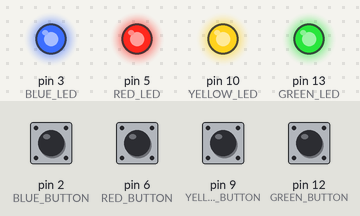
A sketch run on a simulated Arduino Uno, built with avr-gcc and run on an emulated ATmega328P. Shown: output pins drawn as LEDs (lit = HIGH). The test bench sets the inputs (shaded band); at power-on: pin 2 (BLUE_BUTTON), pin 6 (RED_BUTTON), pin 9 (YELLOW_BUTTON), pin 12 (GREEN_BUTTON) HIGH. What the sketch prints to the serial monitor is not drawn.

Above: at 1.2 s.
1.3 s: pin 2 (BLUE_BUTTON) pulled LOW for 0.15 s
At 1.37 s:
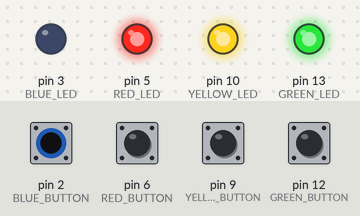
2.9 s: pin 6 (RED_BUTTON) pulled LOW for 0.15 s
At 2.97 s:
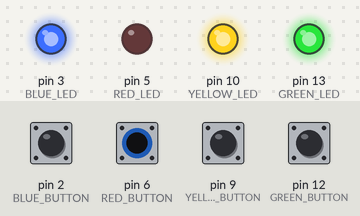
4.5 s: pin 9 (YELLOW_BUTTON) pulled LOW for 0.15 s
At 4.57 s:
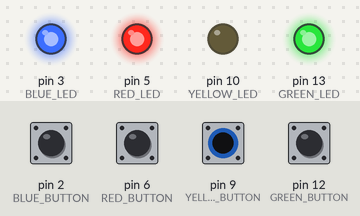
6.1 s: pin 12 (GREEN_BUTTON) pulled LOW for 0.15 s
At 6.18 s:
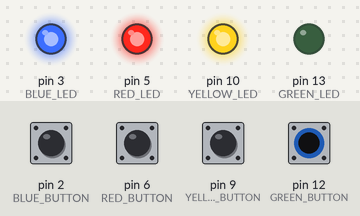
7.7 s: pin 2 (BLUE_BUTTON) pulled LOW for 1 s
At 9.7 s:
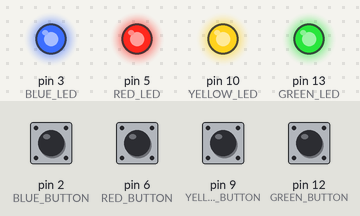
10.2 s: pin 6 (RED_BUTTON) pulled LOW for 1 s
At 10.9 s:
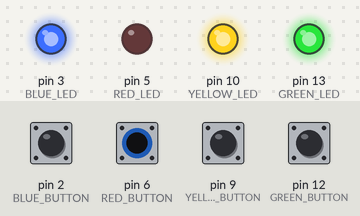
Timing chart, 0 to 13.2 s (numbered marks = the images above; inputs shaded):
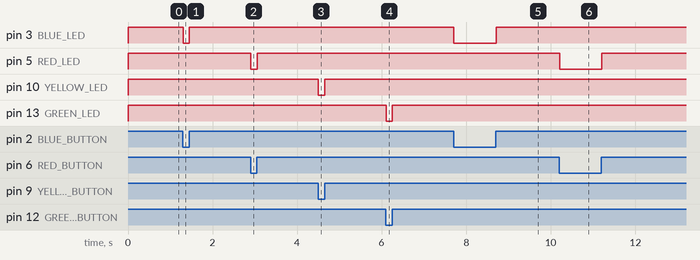

The sketch:

elt243_controller.ino
```cpp
#define RED_LED 5
#define GREEN_LED 13
#define BLUE_LED 3
#define YELLOW_LED 10
#define BLUE_BUTTON 2
#define RED_BUTTON 6
#define YELLOW_BUTTON 9
#define GREEN_BUTTON 12
#define PIEZO_PIN 4

void setup() {
  Serial.begin(19200);
  pinMode(RED_BUTTON, INPUT);
  pinMode(GREEN_BUTTON, INPUT);
  pinMode(BLUE_BUTTON, INPUT);
  pinMode(YELLOW_BUTTON, INPUT);
  pinMode(RED_LED, OUTPUT);
  pinMode(GREEN_LED, OUTPUT);
  pinMode(BLUE_LED, OUTPUT);
  pinMode(YELLOW_LED, OUTPUT);
  digitalWrite(RED_LED, HIGH);
  digitalWrite(GREEN_LED, HIGH);
  digitalWrite(BLUE_LED, HIGH);
  digitalWrite(YELLOW_LED, HIGH);
  digitalWrite(RED_BUTTON, HIGH);
  digitalWrite(GREEN_BUTTON, HIGH);
  digitalWrite(BLUE_BUTTON, HIGH);
  digitalWrite(YELLOW_BUTTON, HIGH);
}

void loop() {

  if(digitalRead(RED_BUTTON) == LOW)
  {
    digitalWrite(RED_LED, LOW);
    Serial.print("r");
  }
  else
    digitalWrite(RED_LED, HIGH);
  if(digitalRead(GREEN_BUTTON) == LOW)
  {
    digitalWrite(GREEN_LED, LOW);
    Serial.print("c");
  }
  else
    digitalWrite(GREEN_LED, HIGH);
  if(digitalRead(BLUE_BUTTON) == LOW)
  {
    digitalWrite(BLUE_LED, LOW);
    Serial.print("l");
  }
  else
    digitalWrite(BLUE_LED, HIGH);
  if(digitalRead(YELLOW_BUTTON) == LOW)
  {
    digitalWrite(YELLOW_LED, LOW);
    Serial.print("o");
  }
  else
    digitalWrite(YELLOW_LED, HIGH);

  delay(50);
}
```

Measured:
- after the input at 1.3 s, pin 3 (BLUE_LED): HIGH → LOW at once, → HIGH 0.15 s later
- after the input at 2.9 s, pin 5 (RED_LED): HIGH → LOW at once, → HIGH 0.15 s later
- after the input at 4.5 s, pin 10 (YELLOW_LED): HIGH → LOW at once, → HIGH 0.15 s later
- after the input at 6.1 s, pin 13 (GREEN_LED): HIGH → LOW at once, → HIGH 0.15 s later
- after the input at 7.7 s, pin 3 (BLUE_LED): HIGH → LOW at once, → HIGH 1.0 s later
- after the input at 10.2 s, pin 5 (RED_LED): HIGH → LOW at once, → HIGH 1.0 s later
